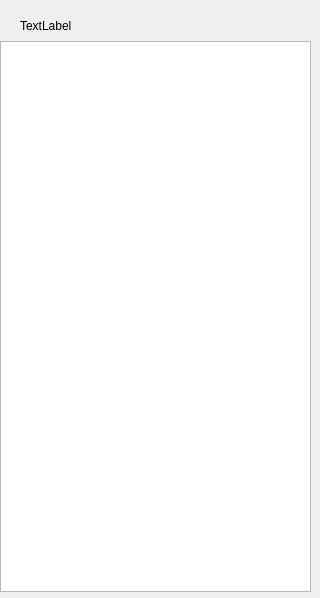
<?xml version="1.0" encoding="UTF-8"?>
<ui version="4.0">
 <class>friend</class>
 <widget class="QDialog" name="friend">
  <property name="geometry">
   <rect>
    <x>0</x>
    <y>0</y>
    <width>320</width>
    <height>598</height>
   </rect>
  </property>
  <property name="windowTitle">
   <string>Dialog</string>
  </property>
  <widget class="QLabel" name="label">
   <property name="geometry">
    <rect>
     <x>20</x>
     <y>10</y>
     <width>91</width>
     <height>31</height>
    </rect>
   </property>
   <property name="text">
    <string>TextLabel</string>
   </property>
  </widget>
  <widget class="QTextBrowser" name="textBrowser">
   <property name="geometry">
    <rect>
     <x>0</x>
     <y>41</y>
     <width>311</width>
     <height>551</height>
    </rect>
   </property>
  </widget>
 </widget>
 <resources/>
 <connections/>
</ui>
